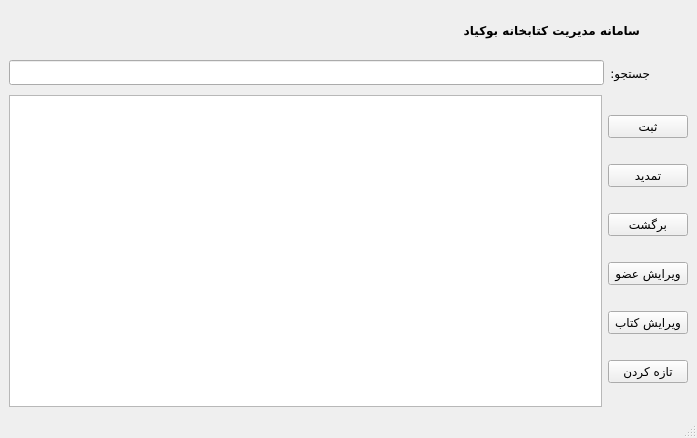
<?xml version="1.0" encoding="UTF-8"?>
<ui version="4.0">
 <class>BorrowerForm</class>
 <widget class="QMainWindow" name="BorrowerForm">
  <property name="windowModality">
   <enum>Qt::ApplicationModal</enum>
  </property>
  <property name="geometry">
   <rect>
    <x>0</x>
    <y>0</y>
    <width>697</width>
    <height>438</height>
   </rect>
  </property>
  <property name="minimumSize">
   <size>
    <width>697</width>
    <height>438</height>
   </size>
  </property>
  <property name="maximumSize">
   <size>
    <width>697</width>
    <height>438</height>
   </size>
  </property>
  <property name="font">
   <font>
    <family>IRANSansX</family>
   </font>
  </property>
  <property name="windowTitle">
   <string>پنل امانات</string>
  </property>
  <widget class="QWidget" name="centralwidget">
   <layout class="QVBoxLayout" name="verticalLayout_3">
    <item>
     <layout class="QVBoxLayout" name="verticalLayout_2">
      <item>
       <layout class="QHBoxLayout" name="horizontalLayout_2">
        <item>
         <widget class="QLabel" name="label_text">
          <property name="font">
           <font>
            <family>IRANSansX</family>
            <bold>true</bold>
           </font>
          </property>
          <property name="text">
           <string>سامانه مدیریت کتابخانه بوکیاد</string>
          </property>
         </widget>
        </item>
        <item>
         <widget class="QLabel" name="label_icon">
          <property name="minimumSize">
           <size>
            <width>42</width>
            <height>42</height>
           </size>
          </property>
          <property name="maximumSize">
           <size>
            <width>42</width>
            <height>42</height>
           </size>
          </property>
          <property name="text">
           <string/>
          </property>
          <property name="pixmap">
           <pixmap resource="icons.qrc">:/icons/logo.png</pixmap>
          </property>
          <property name="scaledContents">
           <bool>true</bool>
          </property>
         </widget>
        </item>
       </layout>
      </item>
      <item>
       <layout class="QHBoxLayout" name="horizontalLayout_3">
        <item>
         <widget class="QLineEdit" name="lineEdit_search"/>
        </item>
        <item>
         <widget class="QLabel" name="label_search_text">
          <property name="text">
           <string>جستجو:</string>
          </property>
         </widget>
        </item>
        <item>
         <widget class="QLabel" name="label_search_icon">
          <property name="minimumSize">
           <size>
            <width>32</width>
            <height>32</height>
           </size>
          </property>
          <property name="maximumSize">
           <size>
            <width>32</width>
            <height>32</height>
           </size>
          </property>
          <property name="text">
           <string/>
          </property>
          <property name="pixmap">
           <pixmap resource="icons.qrc">:/icons/search.png</pixmap>
          </property>
          <property name="scaledContents">
           <bool>true</bool>
          </property>
         </widget>
        </item>
       </layout>
      </item>
      <item>
       <layout class="QHBoxLayout" name="horizontalLayout_4">
        <item>
         <widget class="QTableView" name="tableView">
          <property name="layoutDirection">
           <enum>Qt::RightToLeft</enum>
          </property>
         </widget>
        </item>
        <item>
         <layout class="QVBoxLayout" name="verticalLayout_4">
          <item>
           <widget class="QPushButton" name="pushButton_insert">
            <property name="text">
             <string>ثبت</string>
            </property>
           </widget>
          </item>
          <item>
           <widget class="QPushButton" name="pushButton_extetion">
            <property name="text">
             <string>تمدید</string>
            </property>
           </widget>
          </item>
          <item>
           <widget class="QPushButton" name="pushButton_return">
            <property name="text">
             <string>برگشت</string>
            </property>
           </widget>
          </item>
          <item>
           <widget class="QPushButton" name="pushButton_edit_member">
            <property name="text">
             <string>ویرایش عضو</string>
            </property>
           </widget>
          </item>
          <item>
           <widget class="QPushButton" name="pushButton_edit_book">
            <property name="text">
             <string>ویرایش کتاب</string>
            </property>
           </widget>
          </item>
          <item>
           <widget class="QPushButton" name="pushButton_refresh">
            <property name="text">
             <string>تازه کردن</string>
            </property>
           </widget>
          </item>
         </layout>
        </item>
       </layout>
      </item>
     </layout>
    </item>
   </layout>
  </widget>
  <widget class="QMenuBar" name="menubar">
   <property name="geometry">
    <rect>
     <x>0</x>
     <y>0</y>
     <width>697</width>
     <height>19</height>
    </rect>
   </property>
  </widget>
  <widget class="QStatusBar" name="statusbar"/>
 </widget>
 <resources>
  <include location="icons.qrc"/>
 </resources>
 <connections/>
</ui>
